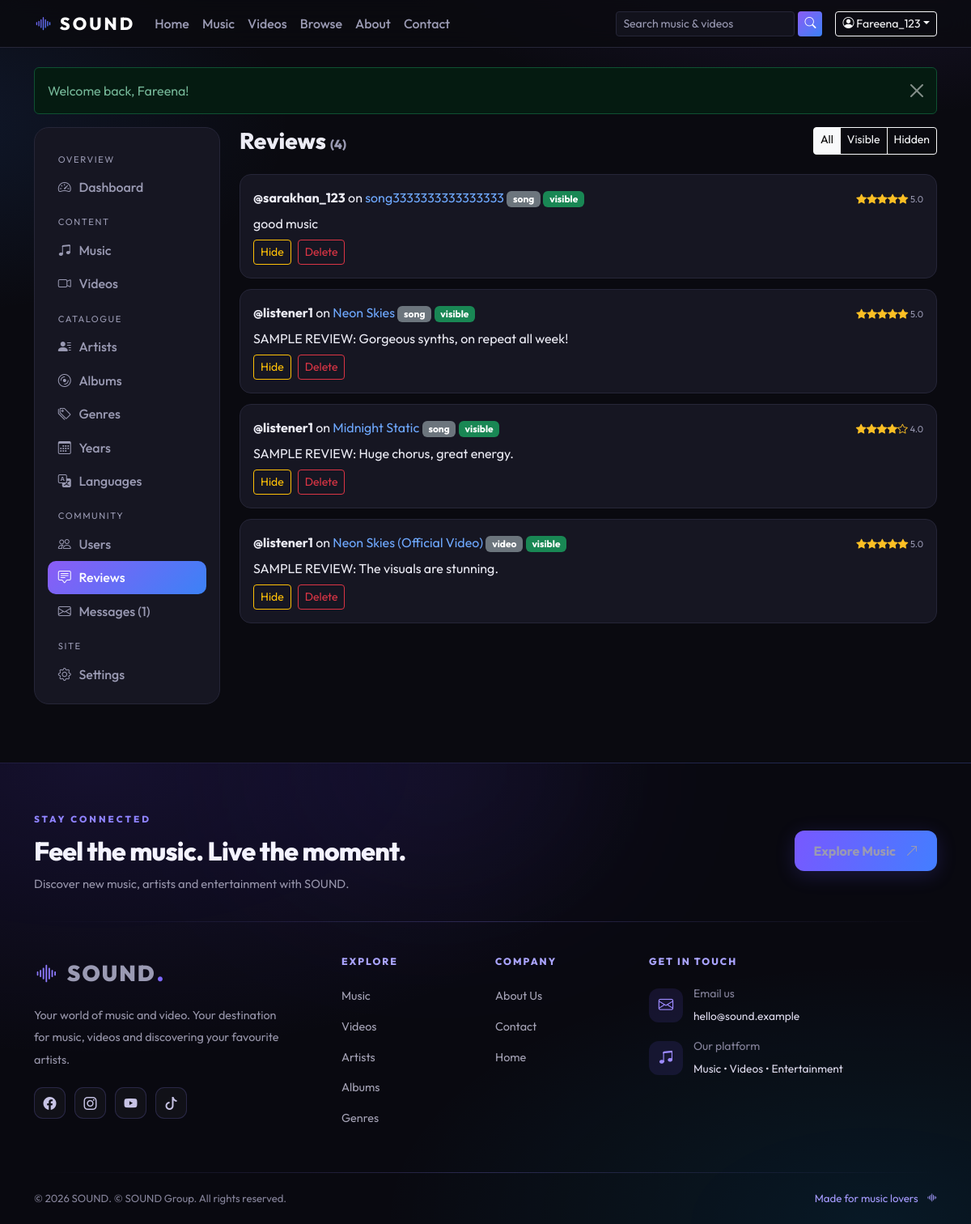
Page /admin/reviews.php (signed in) on the committed database.
### tables this page shows
CREATE TABLE `users` (
  `id` int(10) UNSIGNED NOT NULL,
  `user_id` varchar(30) NOT NULL,
  `full_name` varchar(100) NOT NULL,
  `address` varchar(255) NOT NULL,
  `phone` varchar(25) NOT NULL,
  `email` varchar(120) NOT NULL,
  `password_hash` varchar(255) NOT NULL,
  `role` enum('user','admin') NOT NULL DEFAULT 'user',
  `status` enum('active','suspended') NOT NULL DEFAULT 'active',
  `created_at` timestamp NOT NULL DEFAULT current_timestamp()
);

CREATE TABLE `reviews` (
  `id` int(10) UNSIGNED NOT NULL,
  `user_id` int(10) UNSIGNED NOT NULL,
  `music_id` int(10) UNSIGNED DEFAULT NULL,
  `video_id` int(10) UNSIGNED DEFAULT NULL,
  `comment` text NOT NULL,
  `status` enum('visible','hidden') NOT NULL DEFAULT 'visible',
  `created_at` timestamp NOT NULL DEFAULT current_timestamp(),
  `updated_at` timestamp NOT NULL DEFAULT current_timestamp() ON UPDATE current_timestamp()
);

CREATE TABLE `music` (
  `id` int(10) UNSIGNED NOT NULL,
  `title` varchar(150) NOT NULL,
  `artist_id` int(10) UNSIGNED NOT NULL,
  `album_id` int(10) UNSIGNED DEFAULT NULL,
  `genre_id` int(10) UNSIGNED DEFAULT NULL,
  `language_id` int(10) UNSIGNED DEFAULT NULL,
  `year` smallint(5) UNSIGNED DEFAULT NULL,
  `description` text DEFAULT NULL,
  `cover` varchar(255) DEFAULT NULL,
  `audio_file` varchar(255) DEFAULT NULL,
  `created_at` timestamp NOT NULL DEFAULT current_timestamp()
);

CREATE TABLE `videos` (
  `id` int(10) UNSIGNED NOT NULL,
  `title` varchar(150) NOT NULL,
  `artist_id` int(10) UNSIGNED DEFAULT NULL,
  `genre_id` int(10) UNSIGNED DEFAULT NULL,
  `language_id` int(10) UNSIGNED DEFAULT NULL,
  `year` smallint(5) UNSIGNED DEFAULT NULL,
  `description` text DEFAULT NULL,
  `thumbnail` varchar(255) DEFAULT NULL,
  `video_file` varchar(255) DEFAULT NULL,
  `created_at` timestamp NOT NULL DEFAULT current_timestamp()
);

### admin/reviews.php (the view, shortened to what this page needs)
<?php
require_once __DIR__ . '/../includes/bootstrap.php';
require_admin();
require __DIR__ . '/_top.php';
$st = in_array($_GET['status'] ?? '', ['visible', 'hidden'], true) ? $_GET['status'] : '';
$rows = all("SELECT rv.*, u.user_id uname, m.title mt, v.title vt, (SELECT rating FROM ratings r WHERE r.user_id=rv.user_id AND (r.music_id<=>rv.music_id) AND (r.video_id<=>rv.video_id)) rating
  FROM reviews rv JOIN users u ON u.id=rv.user_id LEFT JOIN music m ON m.id=rv.music_id LEFT JOIN videos v ON v.id=rv.video_id " . ($st ? 'WHERE rv.status=?' : '') . " ORDER BY rv.created_at DESC LIMIT 200", $st ? [$st] : []);
?>
<div class="page-head d-flex justify-content-between flex-wrap gap-2">
  <h1 class="h3 mb-0">Reviews <small class="text-muted fs-6">(<?= count($rows) ?>)</small></h1>
  <div class="btn-group btn-group-sm"><a class="btn btn-outline-light<?= $st === '' ? ' active' : '' ?>"
      href="?">All</a><a class="btn btn-outline-light<?= $st === 'visible' ? ' active' : '' ?>"
      href="?status=visible">Visible</a><a class="btn btn-outline-light<?= $st === 'hidden' ? ' active' : '' ?>"
      href="?status=hidden">Hidden</a></div>
</div>
<?php foreach ($rows as $r):
  $isM = $r['music_id']; ?>
  <div class="review">
    <div class="d-flex justify-content-between flex-wrap gap-2">
      <div><strong>@<?= e($r['uname']) ?></strong> on <a
          href="<?= e(item_url($isM ? 'music' : 'video', (int) ($isM ?: $r['video_id']))) ?>"><?= e($isM ? $r['mt'] : $r['vt']) ?></a>
        <span class="badge text-bg-secondary"><?= $isM ? 'song' : 'video' ?></span> <span
          class="badge text-bg-<?= $r['status'] === 'visible' ? 'success' : 'warning' ?>"><?= e($r['status']) ?></span>
      </div>
      <div><?= $r['rating'] ? stars((float) $r['rating']) : '' ?></div>
    </div>
    <p class="my-2"><?= nl2br(e($r['comment'])) ?></p>
    <form method="post" class="d-flex gap-2"><?= csrf_field() ?><input type="hidden" name="id"
      <button name="do" value="<?= $r['status'] === 'visible' ? 'hide' : 'show' ?>"
        class="btn btn-sm btn-outline-warning"><?= $r['status'] === 'visible' ? 'Hide' : 'Show' ?></button>
      <button name="do" value="delete" class="btn btn-sm btn-outline-danger"
        data-confirm="Permanently delete this review?">Delete</button>
    </form>
  </div>
<?php endforeach;
  echo '<p class="text-muted">No reviews.</p>'; ?>
<?php require __DIR__ . '/_bottom.php'; ?>

### includes/header.php (shortened to what this page needs)
<?php
require_once __DIR__ . '/bootstrap.php';
$me = current_user();
$pageTitle = ($title ?? '') ? $title . ' · ' . setting('site_name', 'SOUND') : setting('site_name', 'SOUND') . ' – ' . setting('tagline');
$nav = ['index.php' => 'Home', 'music.php' => 'Music', 'videos.php' => 'Videos', 'browse.php' => 'Browse', 'about.php' => 'About', 'contact.php' => 'Contact'];
$_cur = basename($_SERVER['SCRIPT_NAME']);
?><!doctype html>
<html lang="en" data-bs-theme="dark">
<head>
<link href="https://cdn.jsdelivr.net/npm/bootstrap@5.3.3/dist/css/bootstrap.min.css" rel="stylesheet">
<link href="https://cdn.jsdelivr.net/npm/bootstrap-icons@1.11.3/font/bootstrap-icons.min.css" rel="stylesheet">
<link href="<?= e(url('assets/css/style.css')) ?>" rel="stylesheet">
</head>
<body>
<nav class="navbar navbar-expand-lg sound-nav sticky-top">
  <div class="container">
    <a class="navbar-brand brand" href="<?= e(url('index.php')) ?>"><i class="bi bi-soundwave"></i> <?= e(setting('site_name', 'SOUND')) ?></a>
    <div class="collapse navbar-collapse" id="mainNav">
      <ul class="navbar-nav me-auto mb-2 mb-lg-0">
        <?php foreach ($nav as $_href => $_label): ?><li class="nav-item"><a class="nav-link<?= $_cur === $_href ? ' active' : '' ?>" href="<?= e(url($_href)) ?>"><?= e($_label) ?></a></li><?php endforeach; ?>
      </ul>
      <form class="d-flex me-lg-3 my-2 my-lg-0 nav-search" action="<?= e(url('search.php')) ?>" method="get" role="search">
        <input class="form-control form-control-sm" type="search" name="q" placeholder="Search music & videos" aria-label="Search" maxlength="100">
        <button class="btn btn-sm btn-sound ms-1" aria-label="Search"><i class="bi bi-search"></i></button>
      </form>
      <div class="d-flex align-items-center gap-2">
      <?php if ($me): ?>
        <div class="dropdown">
          <button class="btn btn-sm btn-outline-light dropdown-toggle" data-bs-toggle="dropdown"><i class="bi bi-person-circle"></i> <?= e($me['user_id']) ?></button>
        </div>
      <?php else: ?>
        <a class="btn btn-sm btn-outline-light" href="<?= e(url('login.php')) ?>">Log in</a>
        <a class="btn btn-sm btn-sound" href="<?= e(url('register.php')) ?>">Sign up</a>
      <?php endif; ?>
      </div>
    </div>
  </div>
</nav>
<main class="container py-4 main-wrap">
<?= flash_render() ?>

### includes/bootstrap.php (shortened to what this page needs)
<?php
function db(): PDO {
    static $pdo = null;
    if ($pdo) return $pdo;
    try {
        $pdo = new PDO('mysql:host=' . DB_HOST . ';dbname=' . DB_NAME . ';charset=utf8mb4', DB_USER, DB_PASS, [
            PDO::ATTR_ERRMODE => PDO::ERRMODE_EXCEPTION,
            PDO::ATTR_DEFAULT_FETCH_MODE => PDO::FETCH_ASSOC,
            PDO::ATTR_EMULATE_PREPARES => false,
            PDO::MYSQL_ATTR_INIT_COMMAND => "SET NAMES utf8mb4, time_zone = '+00:00'",
        ]);
    } catch (PDOException $e) {
        http_response_code(500);
        exit('<h2 style="font-family:sans-serif">Database connection failed.</h2><p style="font-family:sans-serif">Check <code>includes/config.php</code> and make sure you imported <code>database/sound_db.sql</code>.</p>');
    }
    return $pdo;
}
function q(string $sql, array $p = []): PDOStatement { $s = db()->prepare($sql); $s->execute($p); return $s; }
function one(string $sql, array $p = []) { return q($sql, $p)->fetch() ?: null; }
function all(string $sql, array $p = []): array { return q($sql, $p)->fetchAll(); }
function e($v): string { return htmlspecialchars((string)$v, ENT_QUOTES | ENT_SUBSTITUTE, 'UTF-8'); }
function url(string $path = ''): string { return BASE_URL . '/' . ltrim($path, '/'); }
function setting(string $key, string $default = ''): string {
    static $cache = null;
    if ($cache === null) { $cache = []; foreach (all('SELECT setting_key, setting_value FROM settings') as $r) $cache[$r['setting_key']] = $r['setting_value']; }
    return $cache[$key] ?? $default;
}
function flash_render(): string {
    $out = '';
    foreach ($_SESSION['flash'] ?? [] as [$t, $m]) $out .= '<div class="alert alert-' . e($t) . ' alert-dismissible fade show" role="alert">' . e($m) . '<button type="button" class="btn-close" data-bs-dismiss="alert"></button></div>';
    return $out;
}
function current_user(): ?array {
    static $u = false;
    if ($u !== false) return $u;
    $u = null;
    if (!empty($_SESSION['uid'])) {
        $u = one('SELECT * FROM users WHERE id = ?', [$_SESSION['uid']]);
    }
    return $u;
}
function require_login(): array {
    $u = current_user();
    return $u;
}
function require_admin(): array {
    $u = require_login();
    return $u;
}
function stars(?float $avg, ?int $count = null): string {
    $o = '<span class="stars" title="' . e($avg) . ' / 5">';
    for ($i = 1; $i <= 5; $i++) $o .= '<i class="bi ' . ($avg >= $i - 0.25 ? 'bi-star-fill' : ($avg >= $i - 0.75 ? 'bi-star-half' : 'bi-star')) . '"></i>';
    return $o . ' <small class="text-muted">' . e(number_format($avg, 1)) . ($count !== null ? " ($count)" : '') . '</small></span>';
}
function item_url(string $type, int $id): string { return url('item.php?type=' . $type . '&id=' . $id); }

### assets/css/style.css (style rules this page uses)
:root { --bg:#0a0a10;--bg2:#12121c;--card:#161622;--line:#262638;--p:#8b5cf6;--b:#3b82f6;--txt:#ececf5;--mut:#9a9ab3;--grad:linear-gradient(135deg,#8b5cf6,#3b82f6) }
html { scroll-behavior:smooth }
body { font-family:'Outfit',system-ui,-apple-system,Segoe UI,Roboto,sans-serif;background:radial-gradient(1000px 500px at 85% -10%,rgba(139,92,246,.18),transparent 60%),radial-gradient(800px 400px at -10% 10%,rgba(59,130,246,.12),transparent 60%),var(--bg);background-attachment:fixed;color:var(--txt);min-height:100vh }
[data-bs-theme=dark] { --bs-body-bg:var(--bg);--bs-body-color:var(--txt);--bs-border-color:var(--line);--bs-link-color:#a78bfa;--bs-link-hover-color:#c4b5fd;--bs-secondary-color:var(--mut) }
a { text-decoration:none }
.text-muted { color:var(--mut)!important }
.main-wrap { min-height:70vh }
.sound-nav { background:rgba(10,10,16,.8);backdrop-filter:blur(14px);border-bottom:1px solid var(--line) }
.brand { font-weight:800;letter-spacing:.14em;font-size:1.35rem;color:#fff!important }
.brand i { background:var(--grad);-webkit-background-clip:text;background-clip:text;color:transparent }
.sound-nav .nav-link { color:var(--mut);font-weight:500;position:relative }
.nav-search input { background:var(--bg2);border-color:var(--line);min-width:220px }
.form-control,.form-select { background-color:var(--bg2);border-color:var(--line) }
.btn-sound { background:var(--grad);border:0;color:#fff;font-weight:600;transition:transform .15s,box-shadow .2s,filter .2s }
.page-head { margin-bottom:1.5rem }
.page-head h1 { font-weight:800;margin:0 }
.stars { color:#fbbf24;font-size:.8rem }
.review { background:var(--card);border:1px solid var(--line);border-radius:14px;padding:1rem;margin-bottom:.8rem }

### rows in the picture
users: user "Fareena_123"
reviews: user.user_id "sarakhan_123", music.title "song3333333333333333", status "visible", avg "5.0", comment "good music", shows "Hide"
reviews: user.user_id "listener1", music.title "Neon Skies", shows "song", status "visible", avg "5.0", comment "SAMPLE REVIEW: Gorgeous synths, on repeat all week!", shows "Hide"
reviews: user.user_id "listener1", music.title "Midnight Static", shows "song", status "visible", avg "4.0", comment "SAMPLE REVIEW: Huge chorus, great energy.", shows "Hide"
reviews: user.user_id "listener1", video.title "Neon Skies (Official Video)", status "visible", avg "5.0", comment "SAMPLE REVIEW: The visuals are stunning.", shows "Hide"

### other values in the picture
setting('site_name', 'SOUND') "SOUND"
$_label "Home"
$_label "Music"
$_label "Videos"
$_label "Browse"
$_label "About"
$_label "Contact"
$m "Welcome back, Fareena!"
$l[1] "OVERVIEW"
$l[1] "Dashboard"
$l[1] "CONTENT"
$l[1] "Music"
$l[1] "Videos"
$l[1] "CATALOGUE"
$l[1] "Artists"
